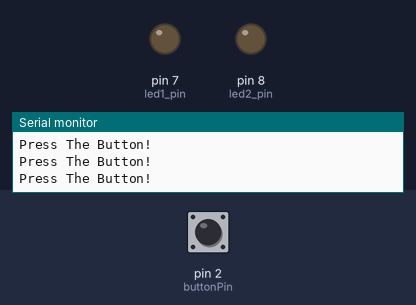
A sketch run on a simulated Arduino Uno, built with avr-gcc and run on an emulated ATmega328P. Parts: output pins drawn as LEDs (lit = HIGH), the last lines printed to the serial monitor. The inputs (shaded band) are chosen by the test bench; at power-on: pin 2 (buttonPin) HIGH.

Above: at 1.2 s.
1.3 s: pin 2 (buttonPin) pulled LOW for 0.15 s
At 2.2 s:
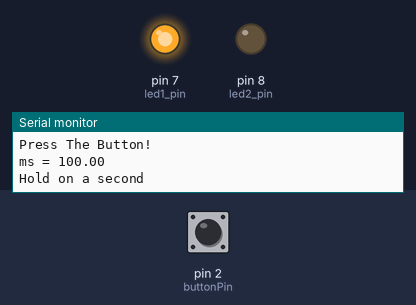
4.4 s: pin 2 (buttonPin) pulled LOW for 1 s
At 8.1 s:
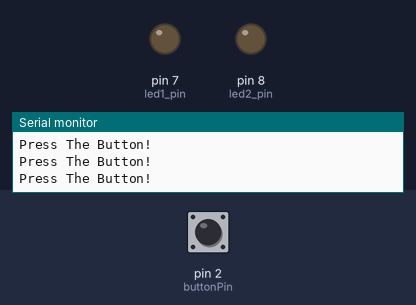
8.4 s: pin 2 (buttonPin) pulsed LOW 2 times (0.12 s each, 0.3 s apart)
At 10.1 s:
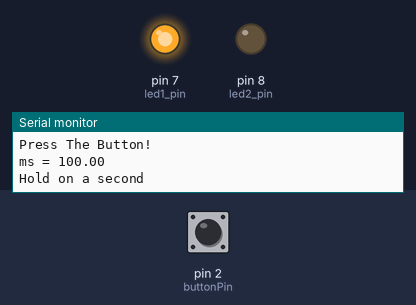
12.0 s: pin 2 (buttonPin) pulsed LOW 5 times (0.12 s each, 0.3 s apart)
At 15.1 s:
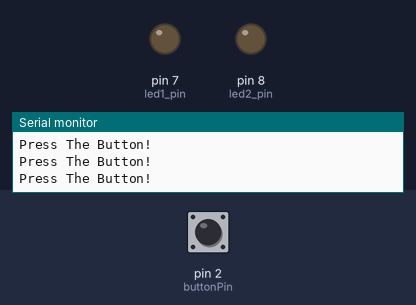
Timing chart, 0 to 16.6 s (numbered marks = the images above; inputs shaded):
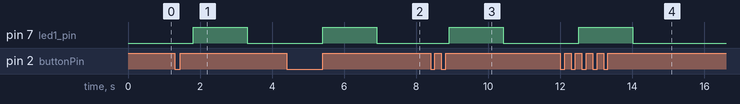

Measured:
- after the input at 1.3 s, pin 7 (led1_pin): LOW → HIGH after 0.52 s, → LOW 1.5 s later
- after the input at 4.4 s, pin 7 (led1_pin): LOW → HIGH after 1.0 s, → LOW 1.5 s later
- after the input at 8.4 s, pin 7 (led1_pin): LOW → HIGH after 0.52 s, → LOW 1.5 s later
- after the input at 12.0 s, pin 7 (led1_pin): LOW → HIGH after 0.52 s, → LOW 1.5 s later

The sketch:

dualfunctionbutton3.ino
```cpp
int buttonPin = 2;
int led1_pin = 7;
int led2_pin = 8;

float pressButton_length = 0;
int option1_ms = 100;
int option2_ms = 1000;

void setup() {
  // put your setup code here, to run once:
pinMode (led1_pin, OUTPUT);
pinMode (led2_pin, OUTPUT);
pinMode (buttonPin, INPUT_PULLUP);

Serial.begin (9600);
Serial.print ("Press the button");
}

void loop() {
  // put your main code here, to run repeatedly:
while (digitalRead (buttonPin) == LOW){
  delay (500);
  pressButton_length += 100;
  Serial.print ("ms = ");
  Serial.println (pressButton_length);
}

if (pressButton_length >= option2_ms){
  digitalWrite (led2_pin, HIGH);
  Serial.print ("Please wait a second");
  delay (1500);
  digitalWrite (led2_pin, LOW);
}
else if (pressButton_length >= option1_ms){
  digitalWrite (led1_pin, HIGH);
  Serial.print("Hold on a second");
  delay (1500);
  digitalWrite (led1_pin, LOW);
}
else{
  Serial.print ("Press The Button!\n");
}

pressButton_length = 0;
}
```
